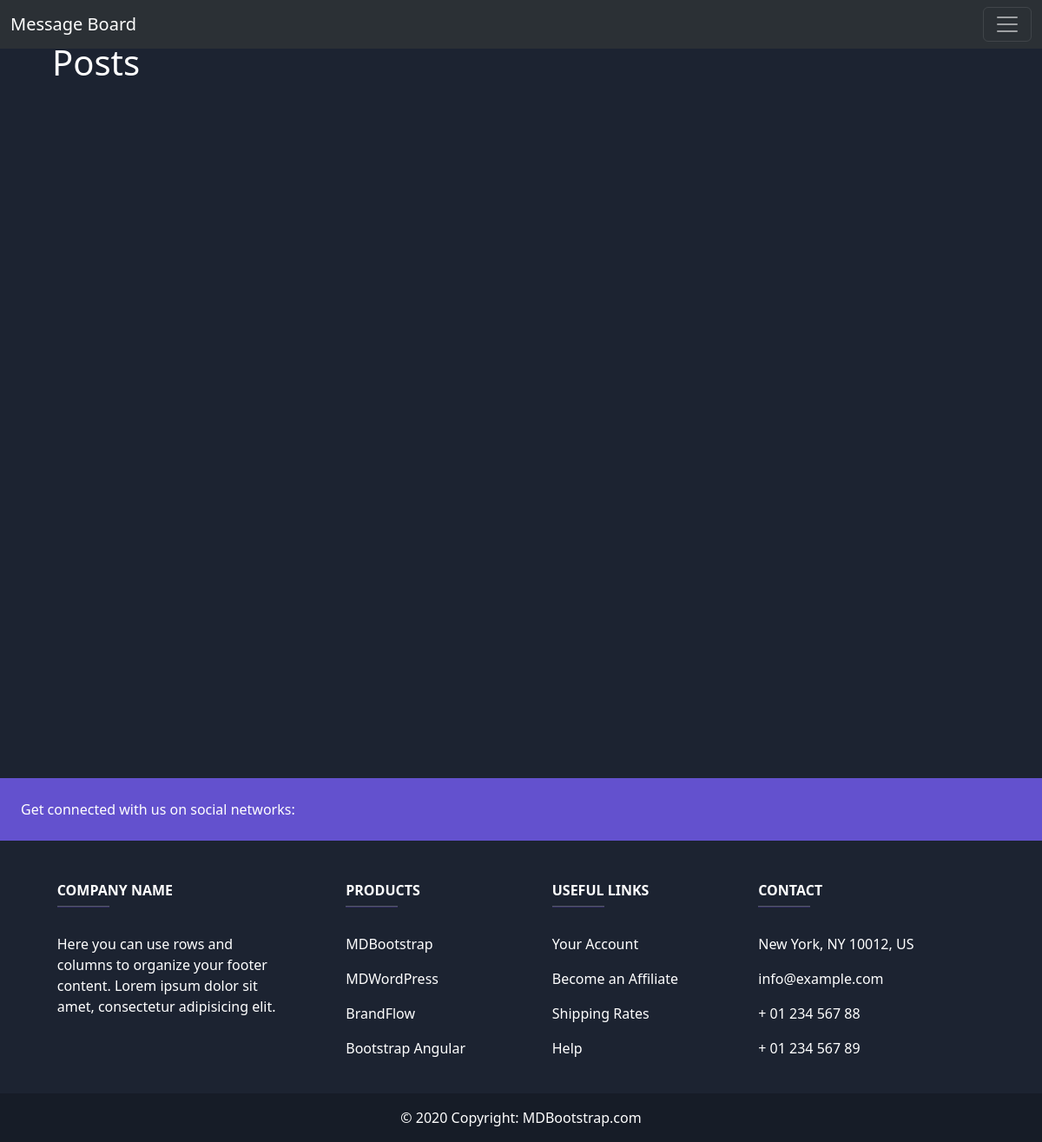
The app's page /posts/, older data.
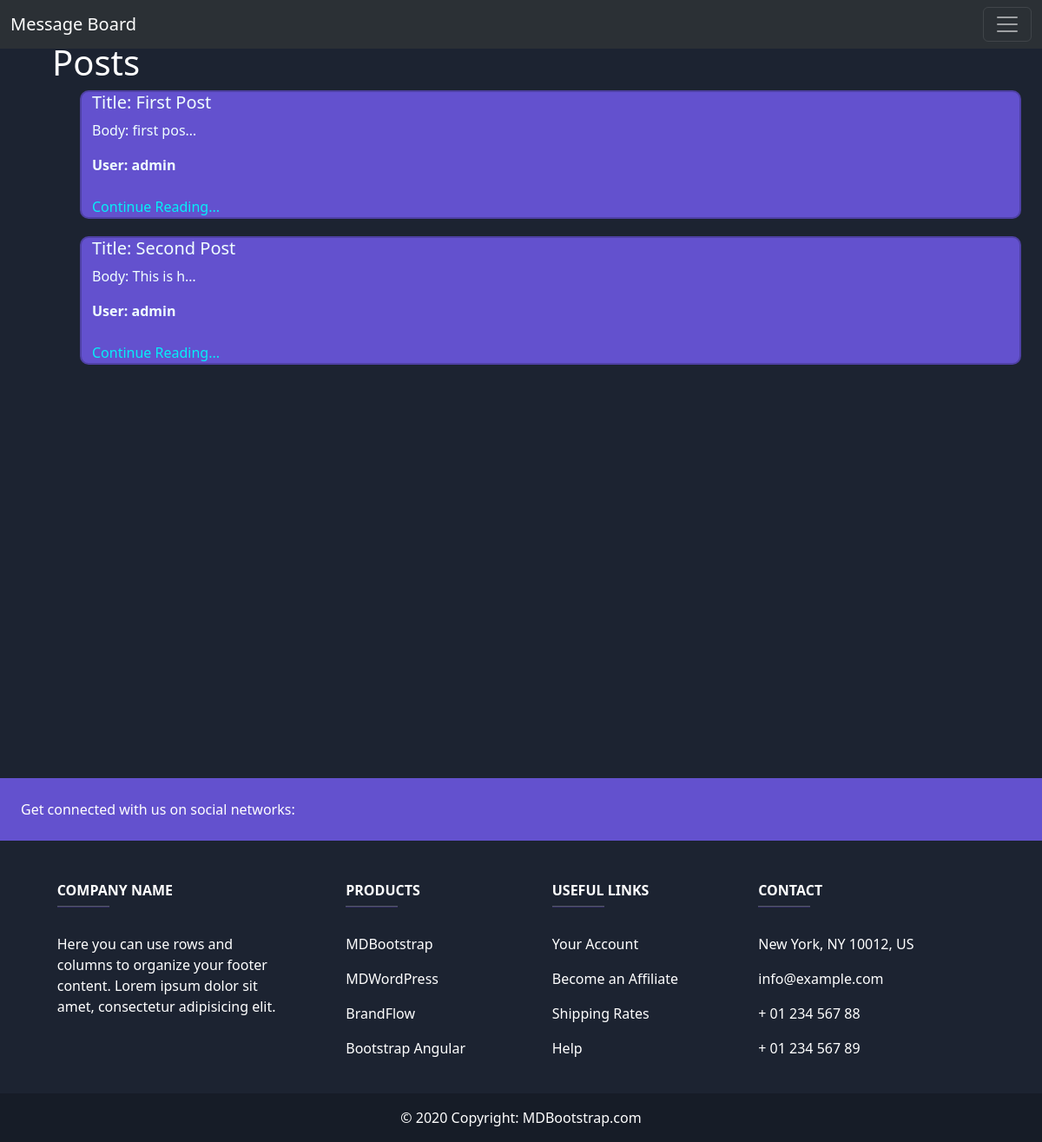
The same page, newer data.
### posts/models.py (models this page shows, shortened)
class Post(models.Model): # Classes in Python follow Camel Case notation: class ProductsToSave
    title = models.CharField(max_length=128) # Text
    subtitle = models.CharField(max_length=256) # Text
    body = models.TextField() # Text
    created_on = models.DateTimeField(auto_now_add=True)
    author = models.ForeignKey(
        get_user_model(),
        on_delete=models.CASCADE
    )

### posts/views.py (the view)
# urls.py: path("", PostListView.as_view(), name="posts_list"),
class PostListView(ListView):
    template_name = "posts/list.html"
    model = Post
    context_object_name = "posts"

### templates/posts/list.html (shortened to what this page needs)
{% extends 'base.html' %}
{% load static %}
{% block css %}
    <link rel="stylesheet" href="{% static 'css/list.css' %}">
{% endblock css %}
{% block content %}
    <h1>Posts</h1>
    <ul>
        {% for item in posts %}
            <div class="card container-fluid">
                <h5>Title: {{ item.title }}</h5>
                <p>Body: {{ item.body|truncatechars:10 }}</p>
                <span><strong>User: {{ item.author }}</strong></span>
                <br>
                <a href="{% url 'post_detail' item.id %}">Continue Reading...</a>
            </div>
        {% endfor %}
    </ul>
{% endblock content %}

Row changes from the older to the newer data that the page shows:
added Post: title "First Post", body "first pos…", author "admin"
added Post: title "Second Post", body "This is h…", author "admin"
